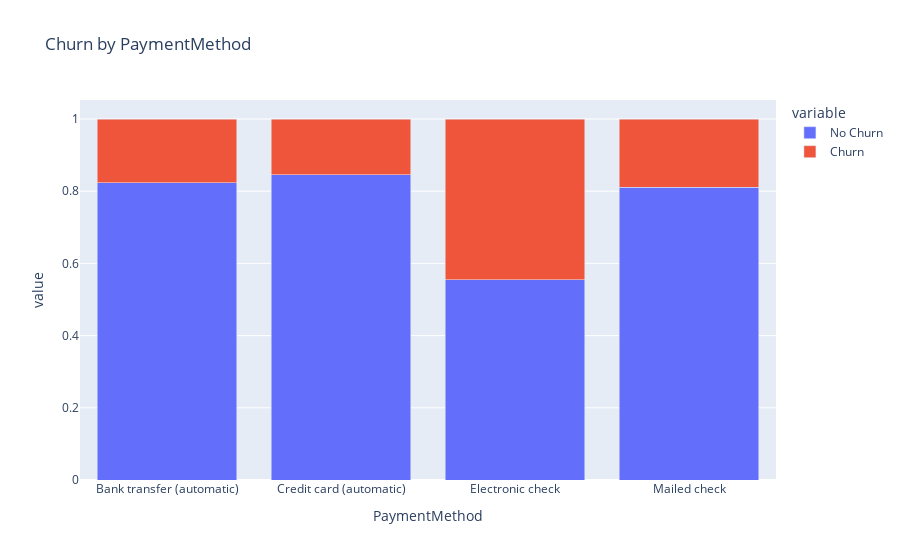

The notebook cell this image was saved under:
### Markdown cell above
Bivariate analysis explores the relationship between two variables. In the case of customer churn data, bivariate analysis can help uncover potential correlations or dependencies between different variables and churn

### Code cell
# Churn by gender

# Analyzing the Churn Rate by Gender to observe any patterns associated with churn
PaymentMethod = training.groupby('PaymentMethod')['Churn'].value_counts(normalize=True).unstack().reset_index()
PaymentMethod.rename(columns={'No': 'No Churn', 'Yes': 'Churn'}, inplace=True)

fig = px.bar(PaymentMethod, x='PaymentMethod', y=['No Churn', 'Churn'], barmode='stack', title='Churn by PaymentMethod')
fig.show()

### Figure 1 — Plotly figure (JSON) as saved in the notebook; plotly's stock layout.template omitted (floating-point values rounded to 4 significant figures)
{"data": [{"alignmentgroup": "True", "hovertemplate": "variable=No Churn<br>PaymentMethod=%{x}<br>value=%{y}<extra></extra>", "legendgroup": "No Churn", "marker": {"color": "#636efa", "pattern": {"shape": ""}}, "name": "No Churn", "offsetgroup": "No Churn", "orientation": "v", "showlegend": true, "textposition": "auto", "type": "bar", "x": ["Bank transfer (automatic)", "Credit card (automatic)", "Electronic check", "Mailed check"], "xaxis": "x", "y": [0.8237, 0.8454, 0.5544, 0.8114], "yaxis": "y"}, {"alignmentgroup": "True", "hovertemplate": "variable=Churn<br>PaymentMethod=%{x}<br>value=%{y}<extra></extra>", "legendgroup": "Churn", "marker": {"color": "#EF553B", "pattern": {"shape": ""}}, "name": "Churn", "offsetgroup": "Churn", "orientation": "v", "showlegend": true, "textposition": "auto", "type": "bar", "x": ["Bank transfer (automatic)", "Credit card (automatic)", "Electronic check", "Mailed check"], "xaxis": "x", "y": [0.1763, 0.1546, 0.4456, 0.1886], "yaxis": "y"}], "layout": {"barmode": "stack", "legend": {"title": {"text": "variable"}, "tracegroupgap": 0}, "title": {"text": "Churn by PaymentMethod"}, "xaxis": {"anchor": "y", "domain": [0, 1], "title": {"text": "PaymentMethod"}}, "yaxis": {"anchor": "x", "domain": [0, 1], "title": {"text": "value"}}}}
